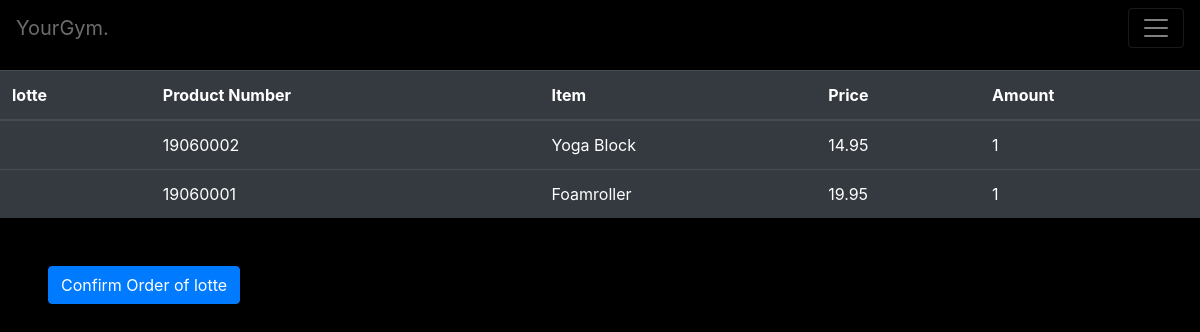
/orders, run on an earlier commit of the app's database.
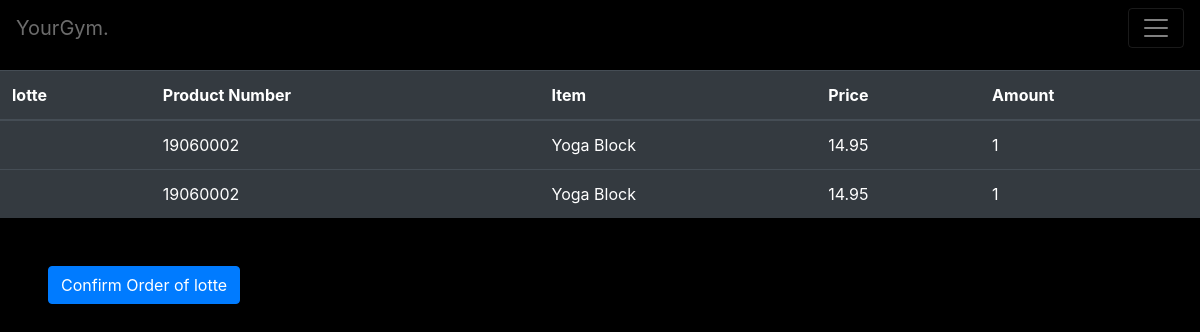
And on a later commit of the database.
### main/models.py (models this page shows)
class Order(models.Model):
    user = models.CharField(max_length=64)
    product_number = models.IntegerField(null=True, blank=True)
    item = models.CharField(max_length=255, blank=True)
    price = models.DecimalField(decimal_places=2, max_digits=6, default=0)
    amount = models.IntegerField(default=1)
    payment = models.CharField(max_length=13)

### main/views.py (the view)
# urls.py: path("orders", views.orders, name="orders"),
def orders(request):
    context = {
        "orders": Order.objects.all()
    }
    return render(request, "main/orders.html", context)

### main/templates/main/orders.html (shortened to what this page needs)
{% extends "main/layout.html"%}
{% block main %}
{% regroup orders by user as user_list %}
  {% for user in user_list %}
  <table class="table table-dark">
  <thead>
    <th> {{ user.grouper }} </th>
    <th> Product Number </th>
    <th> Item </th>
    <th> Price </th>
    <th> Amount </th>
  </thead>
  <tbody>
     {% for order in user.list %}
    <tr>
      <td>  </td>
      <td> {{ order.product_number }} </td>
      <td> {{ order.item }} </td>
      <td> {{ order.price }} </td>
      <td> {{ order.amount }} </td>
    </tr>
    {% endfor %}
  </tbody>
  </table>
  <form class="m-5" action="{% url 'ordercomplete' user.grouper %}" method="post">
    <button type="button" action="{% url 'ordercomplete' user.grouper %}" method="post" class="btn btn-primary" data-toggle="modal" data-target="#exampleModal">
      Confirm Order of {{user.grouper}}
    </button>
  </form>
  {% endfor %}
{% endblock %}

What changed in the data, as far as the page shows it:
removed Order: product_number "19060001", item "Foamroller", price "19.95", amount "1"
added Order: product_number "19060002", item "Yoga Block", price "14.95", amount "1"
